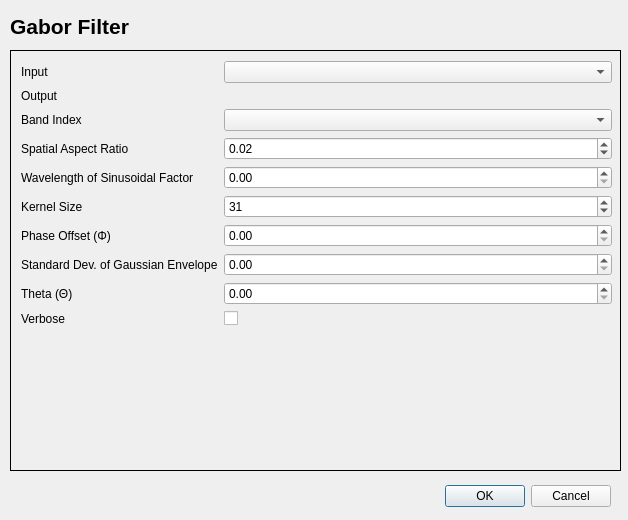
<?xml version="1.0" encoding="UTF-8"?>
<ui version="4.0">
 <class>GaborFilterDialogBase</class>
 <widget class="QDialog" name="GaborFilterDialogBase">
  <property name="geometry">
   <rect>
    <x>0</x>
    <y>0</y>
    <width>628</width>
    <height>520</height>
   </rect>
  </property>
  <property name="windowTitle">
   <string>Feature Extraction &gt; Gabor Filter</string>
  </property>
  <property name="windowIcon">
   <iconset>
    <normaloff>icon.png</normaloff>icon.png</iconset>
  </property>
  <widget class="QDialogButtonBox" name="button_box">
   <property name="geometry">
    <rect>
     <x>270</x>
     <y>480</y>
     <width>341</width>
     <height>32</height>
    </rect>
   </property>
   <property name="orientation">
    <enum>Qt::Horizontal</enum>
   </property>
   <property name="standardButtons">
    <set>QDialogButtonBox::Cancel|QDialogButtonBox::Ok</set>
   </property>
  </widget>
  <widget class="QLabel" name="title_label">
   <property name="geometry">
    <rect>
     <x>10</x>
     <y>10</y>
     <width>601</width>
     <height>33</height>
    </rect>
   </property>
   <property name="text">
    <string>&lt;!DOCTYPE HTML PUBLIC &quot;-//W3C//DTD HTML 4.0//EN&quot; &quot;http://www.w3.org/TR/REC-html40/strict.dtd&quot;&gt;
&lt;html&gt;&lt;head&gt;&lt;meta name=&quot;qrichtext&quot; content=&quot;1&quot; /&gt;&lt;style type=&quot;text/css&quot;&gt;
p, li { white-space: pre-wrap; }
&lt;/style&gt;&lt;/head&gt;&lt;body style=&quot; font-family:'Sans Serif'; font-size:9pt; font-weight:400; font-style:normal;&quot;&gt;
&lt;p style=&quot; margin-top:0px; margin-bottom:0px; margin-left:0px; margin-right:0px; -qt-block-indent:0; text-indent:0px;&quot;&gt;&lt;span style=&quot; font-size:16pt; font-weight:600;&quot;&gt;Gabor Filter&lt;/span&gt;&lt;/p&gt;&lt;/body&gt;&lt;/html&gt;</string>
   </property>
   <property name="alignment">
    <set>Qt::AlignLeading|Qt::AlignLeft|Qt::AlignVCenter</set>
   </property>
  </widget>
  <widget class="QStackedWidget" name="stackedWidget">
   <property name="geometry">
    <rect>
     <x>10</x>
     <y>50</y>
     <width>611</width>
     <height>421</height>
    </rect>
   </property>
   <property name="frameShape">
    <enum>QFrame::Box</enum>
   </property>
   <widget class="QWidget" name="page">
    <widget class="QWidget" name="formLayoutWidget">
     <property name="geometry">
      <rect>
       <x>10</x>
       <y>10</y>
       <width>591</width>
       <height>331</height>
      </rect>
     </property>
     <layout class="QFormLayout" name="formLayout">
      <item row="0" column="0">
       <widget class="QLabel" name="inputLabel">
        <property name="text">
         <string>Input</string>
        </property>
       </widget>
      </item>
      <item row="0" column="1">
       <widget class="QgsMapLayerComboBox" name="inputQgsMapLayerComboBox">
        <property name="toolTip">
         <string>&lt;html&gt;&lt;head/&gt;&lt;body&gt;&lt;p&gt;Input Image file&lt;/p&gt;&lt;/body&gt;&lt;/html&gt;</string>
        </property>
       </widget>
      </item>
      <item row="1" column="0">
       <widget class="QLabel" name="outputLabel">
        <property name="text">
         <string>Output</string>
        </property>
       </widget>
      </item>
      <item row="1" column="1">
       <widget class="QgsFileWidget" name="outputQgsFileWidget">
        <property name="toolTip">
         <string>&lt;html&gt;&lt;head/&gt;&lt;body&gt;&lt;p&gt;Output Image filename&lt;/p&gt;&lt;/body&gt;&lt;/html&gt;</string>
        </property>
        <property name="dialogTitle">
         <string>Select output file</string>
        </property>
        <property name="filter">
         <string>*.tif *.tiff *.gtif ;;*.img ;; *.*</string>
        </property>
        <property name="storageMode">
         <enum>QgsFileWidget::SaveFile</enum>
        </property>
       </widget>
      </item>
      <item row="2" column="0">
       <widget class="QLabel" name="bandIndexLabel">
        <property name="text">
         <string>Band Index</string>
        </property>
       </widget>
      </item>
      <item row="2" column="1">
       <widget class="QgsRasterBandComboBox" name="bandIndexQgsRasterBandComboBox">
        <property name="toolTip">
         <string>&lt;html&gt;&lt;head/&gt;&lt;body&gt;&lt;p&gt;Band Index&lt;/p&gt;&lt;/body&gt;&lt;/html&gt;</string>
        </property>
       </widget>
      </item>
      <item row="3" column="0">
       <widget class="QLabel" name="gammaLabel">
        <property name="text">
         <string>Spatial Aspect Ratio</string>
        </property>
       </widget>
      </item>
      <item row="3" column="1">
       <widget class="QDoubleSpinBox" name="gammaQDoubleSpinBox">
        <property name="toolTip">
         <string>&lt;html&gt;&lt;head/&gt;&lt;body&gt;&lt;p&gt;Spatial Aspect  Ratio&lt;/p&gt;&lt;/body&gt;&lt;/html&gt;</string>
        </property>
        <property name="statusTip">
         <string>Spatial Aspect Ratio (gamma)</string>
        </property>
        <property name="singleStep">
         <double>0.100000000000000</double>
        </property>
        <property name="value">
         <double>0.020000000000000</double>
        </property>
       </widget>
      </item>
      <item row="4" column="0">
       <widget class="QLabel" name="lambdaLabel">
        <property name="text">
         <string>Wavelength of Sinusoidal Factor</string>
        </property>
       </widget>
      </item>
      <item row="5" column="0">
       <widget class="QLabel" name="kernelSizeLabel">
        <property name="text">
         <string>Kernel Size</string>
        </property>
       </widget>
      </item>
      <item row="5" column="1">
       <widget class="QSpinBox" name="kernelSizeQSpinBox">
        <property name="toolTip">
         <string>&lt;html&gt;&lt;head/&gt;&lt;body&gt;&lt;p&gt;Kernel Window Size&lt;/p&gt;&lt;/body&gt;&lt;/html&gt;</string>
        </property>
        <property name="maximum">
         <number>9999</number>
        </property>
        <property name="value">
         <number>31</number>
        </property>
       </widget>
      </item>
      <item row="6" column="0">
       <widget class="QLabel" name="phaseOffsetPhiLabel">
        <property name="text">
         <string>Phase Offset (Φ)</string>
        </property>
       </widget>
      </item>
      <item row="7" column="0">
       <widget class="QLabel" name="sigmaLabel">
        <property name="text">
         <string>Standard Dev. of Gaussian Envelope</string>
        </property>
       </widget>
      </item>
      <item row="8" column="0">
       <widget class="QLabel" name="thetaLabel">
        <property name="text">
         <string>Theta (Θ)</string>
        </property>
       </widget>
      </item>
      <item row="9" column="0">
       <widget class="QLabel" name="verboseLabel">
        <property name="text">
         <string>Verbose</string>
        </property>
       </widget>
      </item>
      <item row="9" column="1">
       <widget class="QCheckBox" name="verboseCheckBox">
        <property name="toolTip">
         <string>&lt;html&gt;&lt;head/&gt;&lt;body&gt;&lt;p&gt;Verbose Mode - print a message to console&lt;/p&gt;&lt;/body&gt;&lt;/html&gt;</string>
        </property>
       </widget>
      </item>
      <item row="7" column="1">
       <widget class="QDoubleSpinBox" name="sigmaQDoubleSpinBox">
        <property name="toolTip">
         <string>&lt;html&gt;&lt;head/&gt;&lt;body&gt;&lt;p&gt;Standard Deviation of the Gaussian Envelope&lt;/p&gt;&lt;/body&gt;&lt;/html&gt;</string>
        </property>
        <property name="statusTip">
         <string>Standard Deviation of the Gaussian Envelope (Sigma)</string>
        </property>
        <property name="maximum">
         <double>10000.000000000000000</double>
        </property>
       </widget>
      </item>
      <item row="4" column="1">
       <widget class="QDoubleSpinBox" name="lambdaQDoubleSpinBox">
        <property name="toolTip">
         <string>&lt;html&gt;&lt;head/&gt;&lt;body&gt;&lt;p&gt;Wavelenght of Sinusoidal Factor&lt;/p&gt;&lt;/body&gt;&lt;/html&gt;</string>
        </property>
        <property name="statusTip">
         <string>Wavelength of the sinusoidal factor (lamda)</string>
        </property>
       </widget>
      </item>
      <item row="6" column="1">
       <widget class="QDoubleSpinBox" name="phaseOffsetQDoubleSpinBox">
        <property name="toolTip">
         <string>&lt;html&gt;&lt;head/&gt;&lt;body&gt;&lt;p&gt;Phase Offset&lt;/p&gt;&lt;/body&gt;&lt;/html&gt;</string>
        </property>
       </widget>
      </item>
      <item row="8" column="1">
       <widget class="QDoubleSpinBox" name="thetaQDoubleSpinBox">
        <property name="toolTip">
         <string>&lt;html&gt;&lt;head/&gt;&lt;body&gt;&lt;p&gt;Theta&lt;/p&gt;&lt;/body&gt;&lt;/html&gt;</string>
        </property>
        <property name="maximum">
         <double>360.000000000000000</double>
        </property>
       </widget>
      </item>
     </layout>
    </widget>
   </widget>
   <widget class="QWidget" name="page_2"/>
  </widget>
 </widget>
 <customwidgets>
  <customwidget>
   <class>QgsFileWidget</class>
   <extends>QWidget</extends>
   <header>qgsfilewidget.h</header>
  </customwidget>
  <customwidget>
   <class>QgsMapLayerComboBox</class>
   <extends>QComboBox</extends>
   <header>qgsmaplayercombobox.h</header>
  </customwidget>
  <customwidget>
   <class>QgsRasterBandComboBox</class>
   <extends>QComboBox</extends>
   <header>qgsrasterbandcombobox.h</header>
  </customwidget>
 </customwidgets>
 <resources/>
 <connections>
  <connection>
   <sender>button_box</sender>
   <signal>accepted()</signal>
   <receiver>GaborFilterDialogBase</receiver>
   <slot>accept()</slot>
   <hints>
    <hint type="sourcelabel">
     <x>20</x>
     <y>20</y>
    </hint>
    <hint type="destinationlabel">
     <x>20</x>
     <y>20</y>
    </hint>
   </hints>
  </connection>
  <connection>
   <sender>button_box</sender>
   <signal>rejected()</signal>
   <receiver>GaborFilterDialogBase</receiver>
   <slot>reject()</slot>
   <hints>
    <hint type="sourcelabel">
     <x>20</x>
     <y>20</y>
    </hint>
    <hint type="destinationlabel">
     <x>20</x>
     <y>20</y>
    </hint>
   </hints>
  </connection>
 </connections>
</ui>
